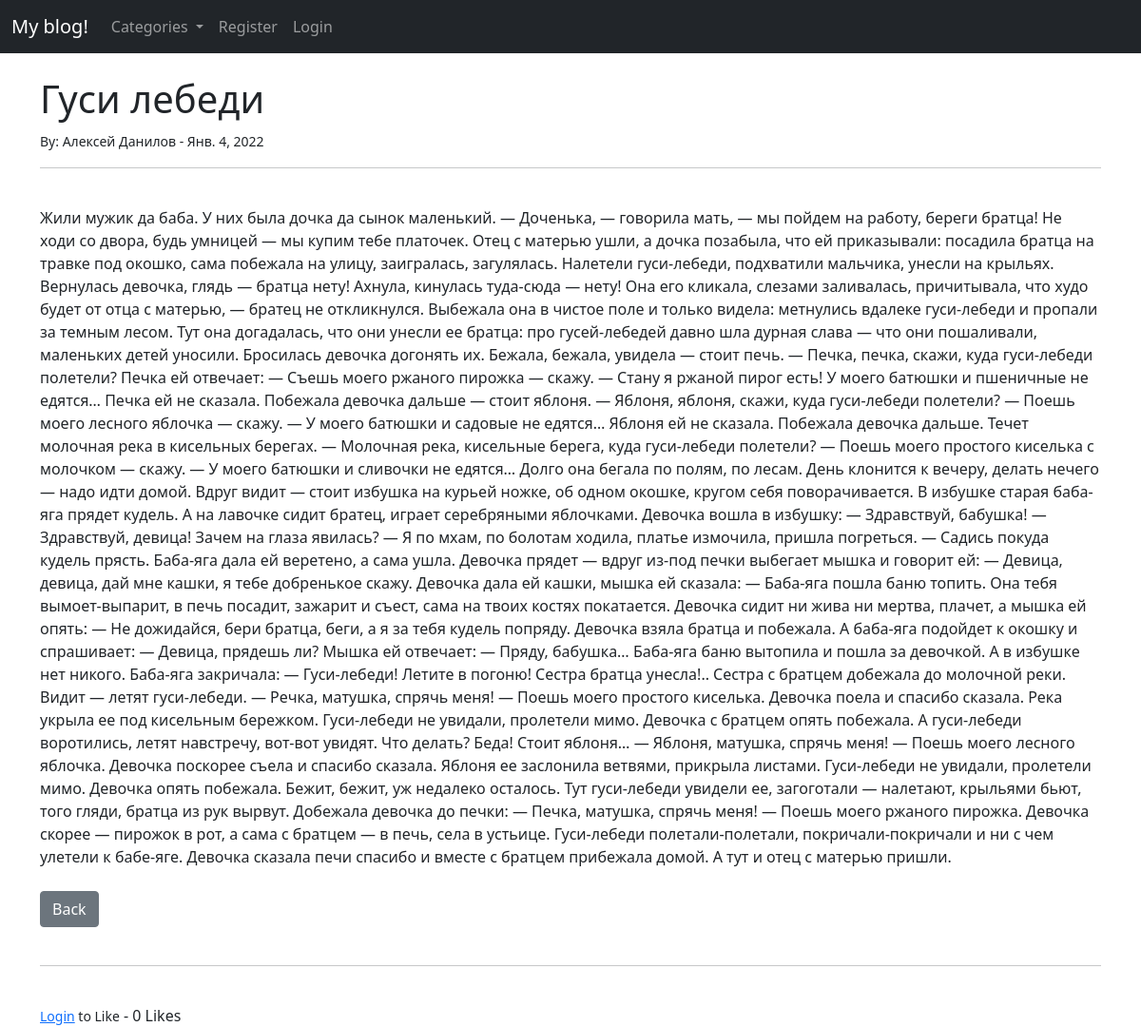
The app's page /article/1 with its own data.
### userblog/models.py (models this page shows, shortened)
class Post(models.Model):
    title = models.CharField('Тема поста', max_length=255)
    title_tag = models.CharField('Заголовок', max_length=255)
    author = models.ForeignKey(User, on_delete=models.CASCADE)
    post_date = models.DateField('Дата создания', auto_now_add=True)
    body = RichTextField(blank=True, null=True)
    category = models.CharField(max_length=255, default='coding')
    snippet = models.CharField(max_length=255)
    likes = models.ManyToManyField(User, related_name='blog_posts')
    def total_likes(self):
        return self.likes.count()
    class Meta:
        verbose_name = 'Пост'
        verbose_name_plural = 'Посты'
        ordering = ['title']

### userblog/views.py (the view)
# urls.py: path('article/<int:pk>', ArticleDetailView.as_view(), name='article-detail'),
class ArticleDetailView(DetailView):
    model = Post
    template_name = 'article_details.html'
    def get_context_data(self, *args, **kwargs):
        cat_menu = Category.objects.all()
        context = super(ArticleDetailView, self).get_context_data(*args, **kwargs)
        staff = get_object_or_404(Post, id=self.kwargs['pk'])
        total_likes = staff.total_likes()
        liked = False
        if staff.likes.filter(id=self.request.user.id).exists():
            liked = True
        context['cat_menu'] = cat_menu
        context['total_likes'] = total_likes
        context['liked'] = liked
        return context

### userblog/models.py (called while the page is built)
    def __str__(self):
        return self.name

### userblog/templates/article_details.html (shortened to what this page needs)
{% extends 'base.html' %}
{% block content %}
<h1>{{ post.title }} </h1>
<small>By:
    {{ post.author.first_name }}
    {{ post.author.last_name }}
    - {{ post.post_date }}
</small><br/>
<hr>
<br/>
{{ post.body|safe }}
<br/><br/>
<a href="{% url 'home' %}" class="btn btn-secondary">Back</a>
<br/><br/>
<hr>
<br/>
<form action="{% url 'like_post' post.pk %}" method="POST">
    {% if user.is_authenticated %}
        {% if liked %}
            <button type="submit" name="post_id" value="{{ post.id }}" class="btn btn-danger btn-sm">Unlike</button>
        {% else %}
            <button type="submit" name="post_id" value="{{ post.id }}" class="btn btn-primary btn-sm">like</button>
        {% endif %}
    {% else %}
        <small><a href="{% url 'login' %}">Login</a> to Like</small>
    {% endif %}
    - {{ total_likes }} Likes
</form>
{% endblock %}

### records on screen
Post: title "Гуси лебеди", author.first_name "Алексей", author.last_name "Данилов", post_date "Янв. 4, 2022", body "Жили мужик да баба. У них была дочка да сынок маленький. — Доченька, — говорила мать, — мы пойдем на работу, береги братца! Не ходи со двора, будь умницей — мы купим тебе платочек. Отец с матерью ушли, а дочка позабыла, что ей приказывали: посадила братца на травке под окошко, сама побежала на улицу, заигралась, загулялась. Налетели гуси-лебеди, подхватили мальчика, унесли на крыльях. Вернулась девочка, глядь — братца нету! Ахнула, кинулась туда-сюда — нету! Она его кликала, слезами заливалась, причитывала, что худо будет от отца с матерью, — братец не откликнулся. Выбежала она в чистое поле и только видела: метнулись вдалеке гуси-лебеди и пропали за темным лесом. Тут она догадалась, что…"

### other values on screen
{{ total_likes }} "0"
